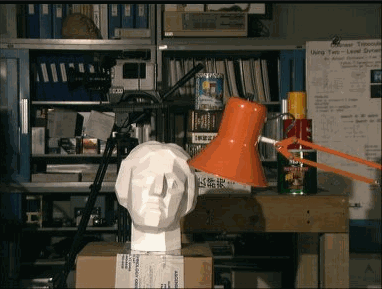
#> input picture asg3/img/l1.png, 382 x 289 px
$ jupyter execute stereo.ipynb
#> lines starting #> are read from the running program, lines starting #| are printed output that depends on the picture
[cell 1]
import cv2
import numpy as np
import matplotlib.pyplot as plt
from tqdm import tqdm

[cell 2]
image_paths = [
    ('img/l1.png', 'img/r1.png'),
    ('img/l2.png', 'img/r2.png'),
    ('img/l3.png', 'img/r3.png'),
]

[cell 3]
WINDOW_SIZES = [1, 5, 9]
DISPARITY_RANGE = 40

[cell 4]
def load_images(left_img_path, right_img_path):
#> called with left_img_path = 'img/l1.png', right_img_path = 'img/r1.png'
    left = cv2.imread(left_img_path, cv2.IMREAD_GRAYSCALE)
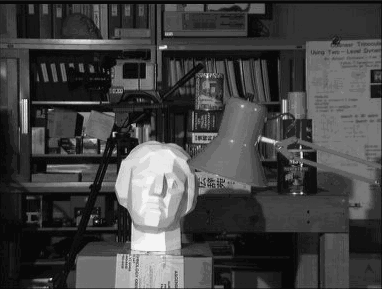
#> left: shape (289, 382); min 8, max 244, mean 67.1
    right = cv2.imread(right_img_path, cv2.IMREAD_GRAYSCALE)
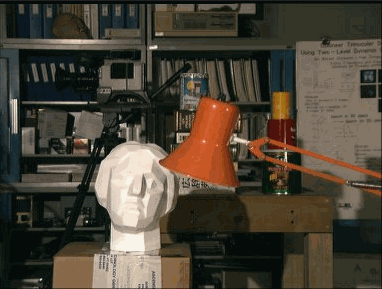
#> input picture asg3/img/r1.png, 382 x 289 px
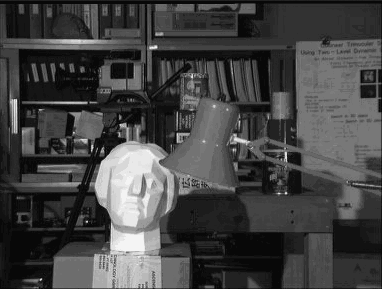
#> right: shape (289, 382); min 8, max 244, mean 67.8
    return left, right
